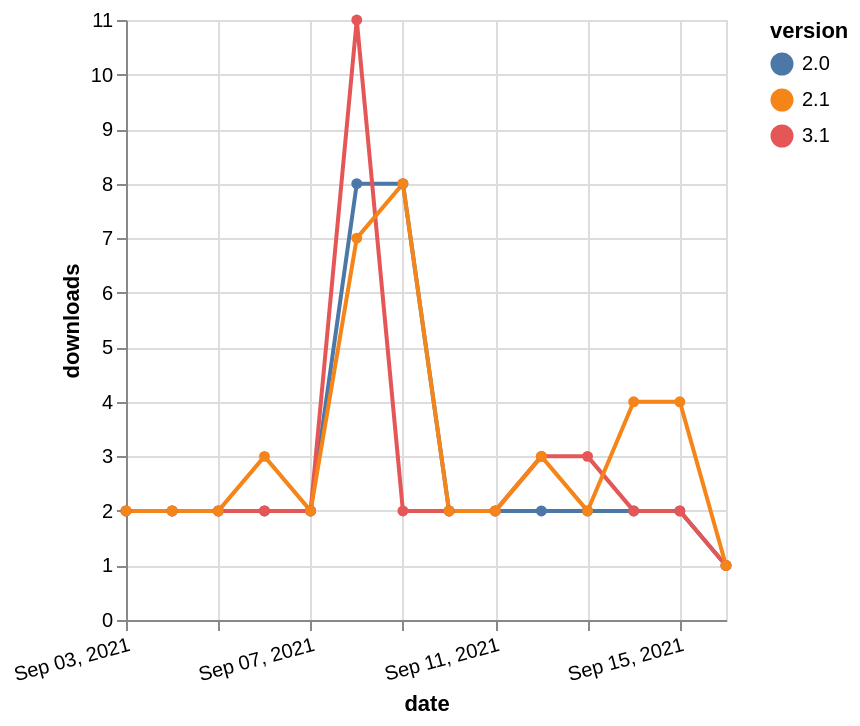

Specify this chart in Vega-Lite:
### Vega-Lite specification from a JSON file in a GitHub repository (floating-point values rounded to 4 significant figures)
{"$schema": "https://vega.github.io/schema/vega-lite/v5.json", "description": "A simple bar chart with embedded data.", "data": {"values": [{"date": "2021-09-03", "total": 4949, "delta": 2, "version": "2.0"}, {"date": "2021-09-04", "total": 4951, "delta": 2, "version": "2.0"}, {"date": "2021-09-05", "total": 4953, "delta": 2, "version": "2.0"}, {"date": "2021-09-06", "total": 4955, "delta": 2, "version": "2.0"}, {"date": "2021-09-07", "total": 4957, "delta": 2, "version": "2.0"}, {"date": "2021-09-08", "total": 4965, "delta": 8, "version": "2.0"}, {"date": "2021-09-09", "total": 4973, "delta": 8, "version": "2.0"}, {"date": "2021-09-10", "total": 4975, "delta": 2, "version": "2.0"}, {"date": "2021-09-11", "total": 4977, "delta": 2, "version": "2.0"}, {"date": "2021-09-12", "total": 4979, "delta": 2, "version": "2.0"}, {"date": "2021-09-13", "total": 4981, "delta": 2, "version": "2.0"}, {"date": "2021-09-14", "total": 4983, "delta": 2, "version": "2.0"}, {"date": "2021-09-15", "total": 4985, "delta": 2, "version": "2.0"}, {"date": "2021-09-16", "total": 4986, "delta": 1, "version": "2.0"}, {"date": "2021-09-03", "total": 2138, "delta": 2, "version": "3.1"}, {"date": "2021-09-04", "total": 2140, "delta": 2, "version": "3.1"}, {"date": "2021-09-05", "total": 2142, "delta": 2, "version": "3.1"}, {"date": "2021-09-06", "total": 2144, "delta": 2, "version": "3.1"}, {"date": "2021-09-07", "total": 2146, "delta": 2, "version": "3.1"}, {"date": "2021-09-08", "total": 2157, "delta": 11, "version": "3.1"}, {"date": "2021-09-09", "total": 2159, "delta": 2, "version": "3.1"}, {"date": "2021-09-10", "total": 2161, "delta": 2, "version": "3.1"}, {"date": "2021-09-11", "total": 2163, "delta": 2, "version": "3.1"}, {"date": "2021-09-12", "total": 2166, "delta": 3, "version": "3.1"}, {"date": "2021-09-13", "total": 2169, "delta": 3, "version": "3.1"}, {"date": "2021-09-14", "total": 2171, "delta": 2, "version": "3.1"}, {"date": "2021-09-15", "total": 2173, "delta": 2, "version": "3.1"}, {"date": "2021-09-16", "total": 2174, "delta": 1, "version": "3.1"}, {"date": "2021-09-03", "total": 11645, "delta": 2, "version": "2.1"}, {"date": "2021-09-04", "total": 11647, "delta": 2, "version": "2.1"}, {"date": "2021-09-05", "total": 11649, "delta": 2, "version": "2.1"}, {"date": "2021-09-06", "total": 11652, "delta": 3, "version": "2.1"}, {"date": "2021-09-07", "total": 11654, "delta": 2, "version": "2.1"}, {"date": "2021-09-08", "total": 11661, "delta": 7, "version": "2.1"}, {"date": "2021-09-09", "total": 11669, "delta": 8, "version": "2.1"}, {"date": "2021-09-10", "total": 11671, "delta": 2, "version": "2.1"}, {"date": "2021-09-11", "total": 11673, "delta": 2, "version": "2.1"}, {"date": "2021-09-12", "total": 11676, "delta": 3, "version": "2.1"}, {"date": "2021-09-13", "total": 11678, "delta": 2, "version": "2.1"}, {"date": "2021-09-14", "total": 11682, "delta": 4, "version": "2.1"}, {"date": "2021-09-15", "total": 11686, "delta": 4, "version": "2.1"}, {"date": "2021-09-16", "total": 11687, "delta": 1, "version": "2.1"}]}, "width": "container", "mark": {"type": "line", "point": {"filled": true}}, "encoding": {"x": {"field": "date", "type": "temporal", "timeUnit": "yearmonthdate", "title": "date", "axis": {"labelAngle": -15}}, "y": {"field": "delta", "type": "quantitative", "title": "downloads"}, "color": {"field": "version", "type": "nominal"}, "tooltip": {"field": "delta"}}}
